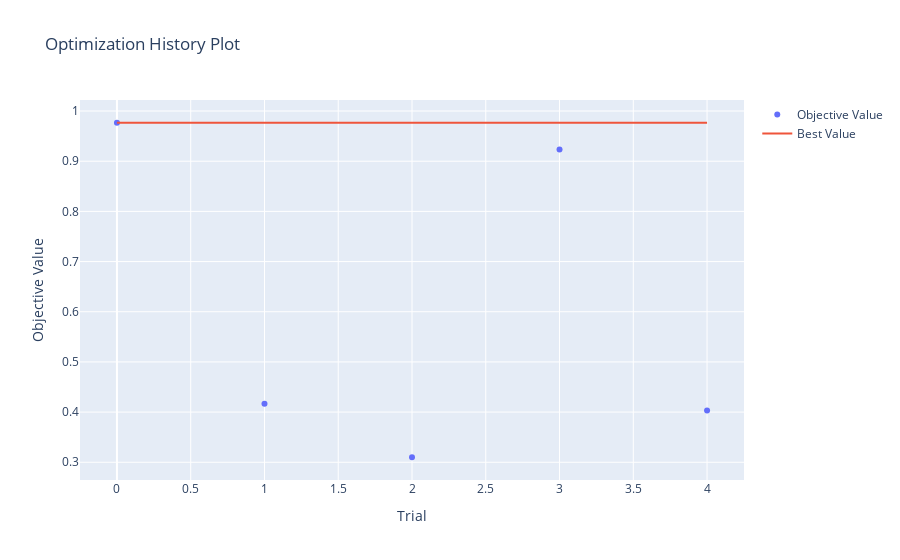

Notebook code cell kept with this figure:
### Markdown cell above
### 1.5 Hyperparameter Tuning

When dealing with CNNs, there exists a hyperparameter tuning framework, [Optuna](https://optuna.org), which we leveraged to help us optimise our hyperparameters. This is a more methodical approach to determining better choices for hyperparameters compared to trial-and-error. However, do note that Optuna will not return the BEST hyperparameters due to the following reasons:

- The optimal hyperparameter choices of hyperparameters we suggest to Optuna
- The number of trials we let Optuna test the hyperparameters

For these reasons, in the best-case scenarios, **Optuna will return the local optima. It will not be able to find the global optima**. That said, it is still useful in helping us further refine our model.

**Using the Optuna framework is a time and computationally-intensive process**. Therefore, we specified a list of pre-defined choices for Optuna to choose from instead of specifying a range for the various hyperparameters. Typically, people set the number of trials, `n_trials=` to be 50 to 100. During our runs, we did it with `n_trials=50` in the `study.optimize` function. It took around 40 minutes to complete the run. Also, for model evaluation, we supplied a validation data set instead of a test data set as we did not want to tune our model to perform well on the test data set. 

In the code, chunk below, we reduced `n_trails=5` to illustrate the process.

### Code cell
filters_choices = [16, 32, 64]
kernel_size_choices = [2, 3, 4]
strides_choices = [1, 2]
activation_choices = ["relu", "leaky_relu", "swish"]
pool_size_choices = [1, 2, 3]
rate_choices = [0.1, 0.2, 0.3, 0.4]
units_choices = [32, 64]

def objective(trial):
    model = keras.models.Sequential()
    model.add(layers.Input(shape=spectrogram.shape))
    model.add(layers.Resizing(32, 32))
    model.add(norm_layer)
    # suggest different filter num, filter size, strides, activation function for the convolutional layers
    model.add(layers.Conv2D(filters=trial.suggest_categorical("Conv_filter_1", filters_choices),
                            kernel_size=trial.suggest_categorical("Conv_kernel_size_1", kernel_size_choices),
                            strides=trial.suggest_categorical("Conv_strides_1", strides_choices),
                            activation=trial.suggest_categorical("Conv_activation_1", activation_choices)))
    model.add(layers.Conv2D(filters=trial.suggest_categorical("Conv_filter_2", filters_choices),
                            kernel_size=trial.suggest_categorical("Conv_kernel_size_2", kernel_size_choices),
                            strides=trial.suggest_categorical("Conv_strides_2", strides_choices),
                            activation=trial.suggest_categorical("Conv_activation_2", activation_choices)))
    # default arguments: MaxPooling2D(pool_size=(2, 2), strides=None, padding='valid', data_format=None)
    # When not specified, the strides argument defaults to pool_size. 
    # In this case, the default stride will also be (2, 2), meaning that the pooling window will move 2 units in both the horizontal and vertical directions for each pooling operation.
    model.add(layers.MaxPooling2D(pool_size = trial.suggest_categorical("pool_size", pool_size_choices)))
    # suggest different values for the rate even though rate can take a continuous float value 
    # this is to reduce computational costs in determining the best dropout rate
    model.add(layers.Dropout(rate = trial.suggest_categorical("drop_rate_1", rate_choices),
                             seed = seed))
    model.add(layers.Flatten())
    model.add(layers.Dense(units = trial.suggest_categorical("Dense_units_1", units_choices),
                           activation = trial.suggest_categorical("Dense_activation_1", activation_choices)))
    model.add(layers.Dense(units = trial.suggest_categorical("Dense_units_2", units_choices),
                           activation = trial.suggest_categorical("Dense_activation_2", activation_choices)))
    model.add(layers.Dropout(rate = trial.suggest_categorical("drop_rate_2", rate_choices),
                             seed = seed))
    model.add(layers.Dense(num_labels))

    # Suggest a learning rate in a float range so that Optuna will give us a float value within that range
    # log=True indicates that the optimisation should be performed in the logarithmic space.
    learning_rate = trial.suggest_float("learning_rate", 1e-5, 1e-2, log=True)

    # Compile the model
    model.compile(optimizer=tf.keras.optimizers.Adam(learning_rate=learning_rate),
                  loss=tf.keras.losses.SparseCategoricalCrossentropy(from_logits=True),
                  metrics=['accuracy'])

    EPOCHS = 10
    model.fit(
        train_spectrogram_ds,
        validation_data=val_spectrogram_ds,
        epochs=EPOCHS,
        verbose = 0)
    
    # Evaluate the model accuracy on the validation data set. Test data set only use for testing of final model
    score = model.evaluate(val_spectrogram_ds, verbose = 0)
    return score[1]

study = optuna.create_study(direction="maximize") # the aim is to maximise accuracy
study.optimize(objective, n_trials=5) # if we wish to terminate with a specified num of seconds, specify timeout =

print("Number of finished trials: {}".format(len(study.trials)))

print("Best trial:")
trial = study.best_trial

print("  Value: {}".format(trial.value))

print("  Params: ")
for key, value in trial.params.items():
    print("    {}: {}".format(key, value))

# Print a graph of the the result of each of Optuna’s trials
# Note: Optuna requires plotly to plot the graph. If you do not have it, please input `pip install plotly` in the cmd
plot_optimization_history(study)

### Figure 1 — Plotly figure (JSON) as saved in the notebook; plotly's stock layout.template omitted (floating-point values rounded to 4 significant figures)
{"data": [{"mode": "markers", "name": "Objective Value", "type": "scatter", "x": [0, 1, 2, 3, 4], "y": [0.9767, 0.4167, 0.31, 0.9233, 0.4033]}, {"mode": "lines", "name": "Best Value", "type": "scatter", "x": [0, 1, 2, 3, 4], "y": [0.9767, 0.9767, 0.9767, 0.9767, 0.9767]}, {"marker": {"color": "#cccccc"}, "mode": "markers", "name": "Infeasible Trial", "showlegend": false, "type": "scatter", "x": [], "y": []}], "layout": {"title": {"text": "Optimization History Plot"}, "xaxis": {"title": {"text": "Trial"}}, "yaxis": {"title": {"text": "Objective Value"}}}}
